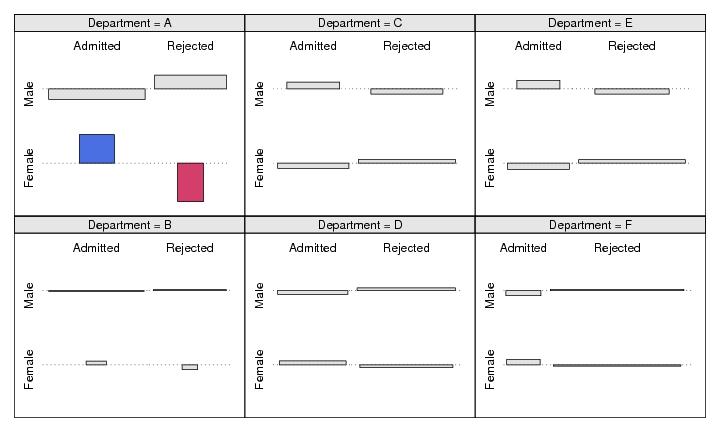

Generate this figure with R:
##########################################################################
### Figure 12.19: Conditional association plot for the UCB admissions data
##########################################################################
library(vcd)

data(UCBAdmissions)
names(dimnames(UCBAdmissions)) <- c("Admission", "Gender", "Department")

set.seed(1071)
cotabplot(aperm(UCBAdmissions, c(2,1,3)), panel = cotab_coindep, shade = TRUE,
          legend = FALSE, panel_args = list(type = "assoc", margins = c(2,1,1,2), varnames = FALSE))
